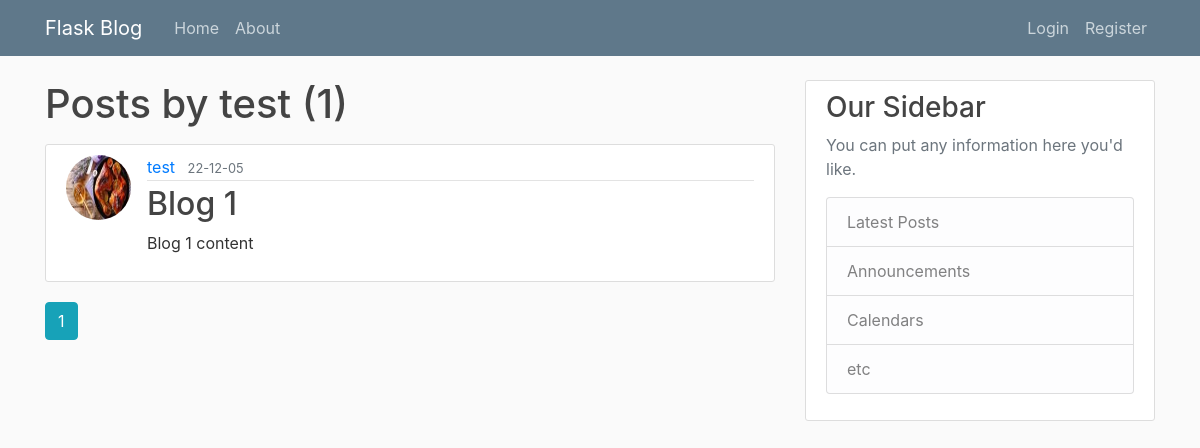
The page /user/test on the database as committed earlier.
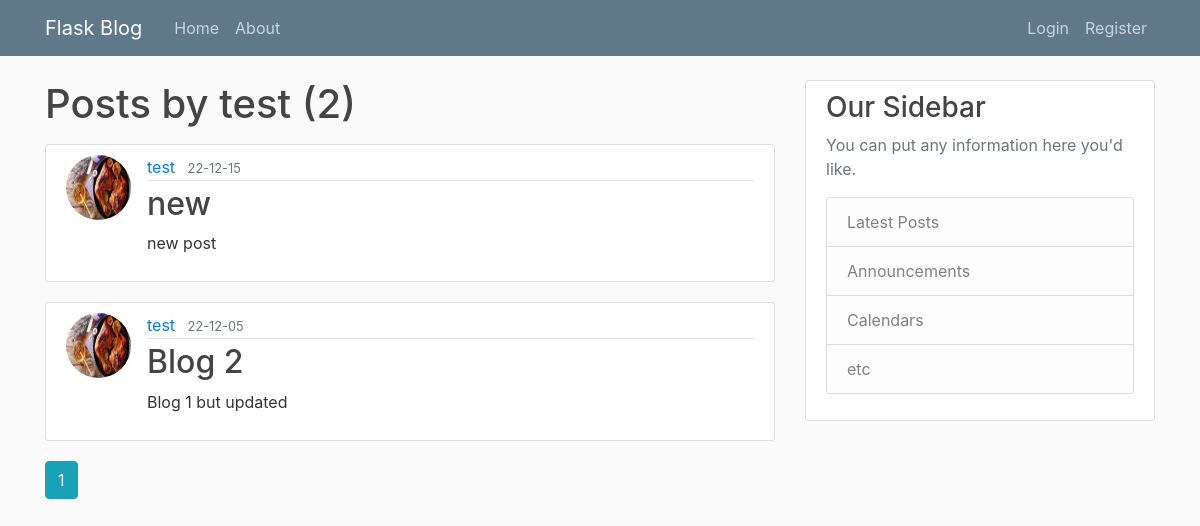
The same page on the database as committed later.
### flaskblog/models.py (models this page shows, shortened)
class Post(db.Model):
    id = db.Column(db.Integer, primary_key=True)
    title = db.Column(db.String(100), nullable=False)
    date_posted = db.Column(db.DateTime, nullable=False, default=datetime.utcnow)
    content = db.Column(db.Text, nullable=False)
    user_id = db.Column(db.Integer, db.ForeignKey('user.id'), nullable=False)

class User(db.Model, UserMixin):
    id = db.Column(db.Integer, primary_key=True)
    username = db.Column(db.String(20), unique=True, nullable=False)
    email = db.Column(db.String(120), unique=True, nullable=False)
    image_file = db.Column(db.String(20), nullable=False, default='default.jpg')
    password = db.Column(db.String(60), nullable=False)
    posts = db.relationship('Post', backref='author', lazy=True)

### flaskblog/users/routes.py (the view)
@users.route("/user/<string:username>")
def user_posts(username):
    page = request.args.get('page',1,type=int)
    user = User.query.filter_by(username=username).first_or_404()
    posts = Post.query.filter_by(author=user)\
        .order_by(Post.date_posted.desc())\
        .paginate(page=page,per_page=5)
    return render_template('user_posts.html', posts=posts, user=user)

### flaskblog/templates/user_posts.html
{% extends 'layout.html' %}
{% block content %}
    <h1 class="mb-3">Posts by {{ user.username }} ({{ posts.total }})</h1>
    {% for post in posts.items %}
    <article class="media content-section">
      <img class="rounded-circle article-img" src="{{ url_for('static', filename='profile_pics/' + post.author.image_file) }}">
        <div class="media-body">
          <div class="article-metadata">
            <a class="mr-2" href="{{ url_for('users.user_posts', username=post.author.username) }}">{{ post.author.username }}</a>
            <small class="text-muted">{{ post.date_posted.strftime('%y-%m-%d') }}</small>
          </div>
          <h2><a class="article-title" href="{{ url_for('posts.post', post_id=post.id) }}">{{ post.title }}</a></h2>
          <p class="article-content">{{ post.content }}</p>
        </div>
    </article>
    {% endfor %}
    {% for page_num in posts.iter_pages(left_edge=1, right_edge=1, left_current=1, right_current=2) %}
      {% if page_num %}
        {% if posts.page == page_num %}
          <a class="btn btn-info" href="{{ url_for('users.user_posts', username=user.username, page=page_num)}}">{{ page_num }}</a>
        {% else %}
          <a class="btn btn-outline-info" href="{{ url_for('users.user_posts', username=user.username, page=page_num)}}">{{ page_num }}</a>
        {% endif %}
      {% else %}
        ...
      {% endif %}
    {% endfor %}
{% endblock content %}

Rows that differ between the two databases and show on the page:
added Post: image_file (picture), author.username "test", date_posted "22-12-15", title "new", content "new post"
changed Post: title "Blog 1" → "Blog 2"; content "Blog 1 content" → "Blog 1 but updated"
Other text that changed with them:
{{ posts.total }}: "1" → "2"
